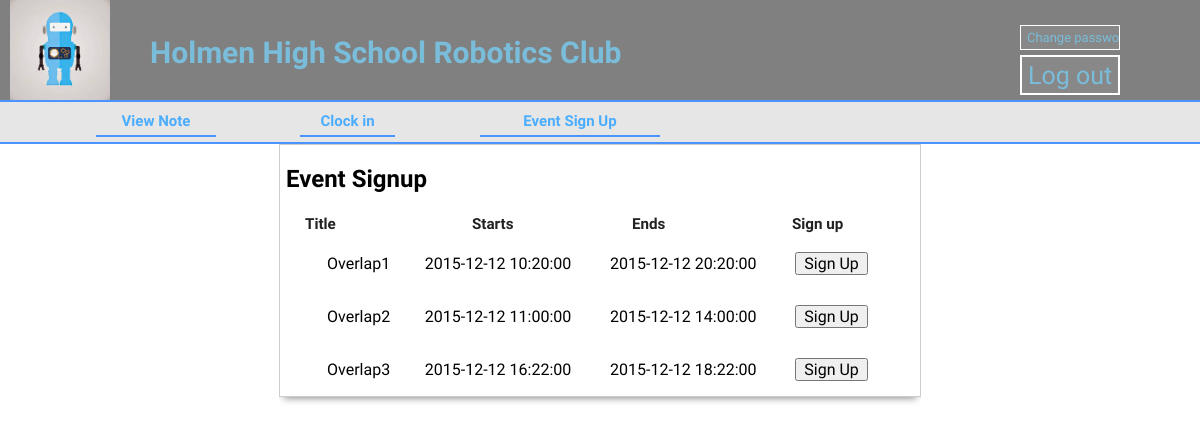
The page /eventSignUp.php (signed in) on the database its author committed.
### tables this page shows
CREATE TABLE `events` (
  `eventId` int(11) NOT NULL AUTO_INCREMENT,
  `title` text NOT NULL,
  `description` text NOT NULL,
  `startDateTime` datetime NOT NULL COMMENT 'Format YYYY-MM-DD HH:MM:SS',
  `endDateTime` datetime NOT NULL COMMENT 'format YYYY-MM-DD HH:MM:SS',
  `minVolunteers` int(11) NOT NULL,
  `maxVolunteers` int(11) NOT NULL,
  `minStudents` int(11) NOT NULL,
  `maxStudents` int(11) NOT NULL,
  `creator` text NOT NULL,
  `removed` int(11) NOT NULL,
  PRIMARY KEY (`eventId`)
);

### eventSignUp.php (the view, shortened to what this page needs)
<!DOCTYPE html PUBLIC "-//W3C//DTD XHTML 1.0 Transitional//EN" "http://www.w3.org/TR/xhtml1/DTD/xhtml1-transitional.dtd">
<html xmlns="http://www.w3.org/1999/xhtml">
	<head>
		<link rel="stylesheet" type="text/css" href="normalize.css/normalize.css" />
		<link rel="stylesheet" type="text/css" href="theme.css" />
		<link rel="stylesheet" type="text/css" href="forms/view.css" media="all" />
		<link rel="stylesheet" type="text/css" href="jquery.confirm/jquery.confirm.css" />
	</head>
	<body>
		<div id="title">
			<a href="Student.php">
				<h2 id="titleName">
					<img id="titleIcon" src="img/bot2.jpg"  alt="icon"> Holmen High School Robotics Club
				</h2>
			</a>
			<input id="log" class="button"  type="button" onClick="location.href='logout.php'" value="Log out">
			<input id="changePassword" class="button"  type="button" onClick="location.href='changePassword.php'" value="Change password">
		</div>
		<div id="label">
			<input id = "clockIn" class="labelButton"  type="button" onClick="location.href='clockIn.html'" value="Clock in">
			<input id = "viewNote" class="labelButton"  type="button" onClick="location.href='viewNote.html'" value="View Note">
			<input id = "eventSignUp" class = "labelButton" type = "button" onClick="location.href='eventSignUp.php'" value="Event Sign Up">
		</div>
		<div id="main_body">
			<div id="form_container">
				<h2>&nbsp;<a style="width: 637px">Event Signup</a></h2>
				<?php
				$connection = mysqli_connect("localhost", "root", "091904", "holmenHighSchool");
				$result = mysqli_query($connection, "select * from events where removed != 1 AND maxStudents > 0");
				if ($result) {
					echo '<div style="position: relative; left: 25px; top: 0px; width: 30%; display: inline-block; float: left;"><label class="description">Title</label></div>
						<div style="float: left; width: 25%; display: inline-block;"><label class="description">Starts</label></div>
						<div style="float: left; width: 25%; display: inline-block;"><label class="description">Ends</label></div>
						<div style="float: left; width: 20%; display: inline-block;"><label class="description">Sign up</label></div>
						<table cellpadding="25" style="width: 90%;">';
					while($row = mysqli_fetch_assoc($result)) {
						$check = true;
						if ($check){
							echo '<tr><form action="" class="appnitro" method="post"><input type="hidden" name="event" value="'
							.$row["eventId"].'"><td>'.$row["title"]."</td><td>".$row["startDateTime"]."</td><td>".$row["endDateTime"]
							."</td>".'<td><input id="signup" class="button_text" type="submit" name="submit" value="Sign Up"></td></form></tr>';
						}
					}
					echo "</table>";
				} else {
					echo "0 results";
				}
				?>
			</div>
			<img id="bottom" src="forms/bottom.png" alt="">
		</div>
	</body>
</html>

### theme.css (style rules this page uses)
body { font-family: 'Cuprum','Lucida Sans Unicode', 'Lucida Grande', sans-serif; }
#label { position:relative; overflow:hidden; border-bottom: 2px solid rgb(75,148,255); width: 100%; height: 40px; background: #E6E6E6; }
#title { position:relative; overflow:hidden; border-bottom: 2px solid rgb(75,148,255); width: 100%; height: 100px; background: grey; }
#titleName { position: relative; top: 10px; font-size: 30px; color: rgb(121,189,219); left: 150px; width: 50%; }
#titleIcon { height: 100px; width: 100px; position: absolute; left: -140px; top: -35px; }
.button { position: absolute; }
#changePassword { border: hidden; height:25px; width:100px; color: rgb(121,189,219); background-color: #888888; top:25px; left: 85%; font-size: 13px; border: 1px solid white; }
#log { height:40px; width:100px; color: rgb(121,189,219); background-color: #888888; border-color: white; top:55px; left:85%; font-size: 25px; border-style: solid; }
.labelButton { position: absolute; color: rgb(75,173,255); background-color: #E6E6E6; border-color: rgb(75,173,255); font-weight: 900; border-style:hidden; border-bottom: 2px solid rgb(75,148,255); }
#viewNote { height:30px; width:120px; top:5px; left:8%; font-size: 15px; }
#eventSignUp { height:30px; width: 180px; top:5px; left: 40%; font-size: 15px; }
#clockIn { height:30px; width:95px; top:5px; left:25%; font-size: 15px; }
a { text-decoration: none; }

### forms/view.css (style rules this page uses)
#form_container { background:#fff; border:1px solid #ccc; margin:0 auto; text-align:left; width:640px; }
#bottom { display:block; height:10px; margin:0 auto; width:650px; }
form.appnitro { margin:20px 20px 0; padding:0 0 20px; }
img { behavior:url(css/iepngfix.htc); border:none; }
.appnitro { font-family:Lucida Grande, Tahoma, Arial, Verdana, sans-serif; font-size:small; }
input.button_text { overflow:visible; padding:0 7px; width:auto; }
label.description { border:none; color:#222; display:block; font-size:95%; font-weight:700; line-height:150%; padding:0 0 1px; }

### rows shown on the page
events: title "Overlap1", startDateTime "2015-12-12 10:20:00", endDateTime "2015-12-12 20:20:00"
events: title "Overlap2", startDateTime "2015-12-12 11:00:00", endDateTime "2015-12-12 14:00:00"
events: title "Overlap3", startDateTime "2015-12-12 16:22:00", endDateTime "2015-12-12 18:22:00"
